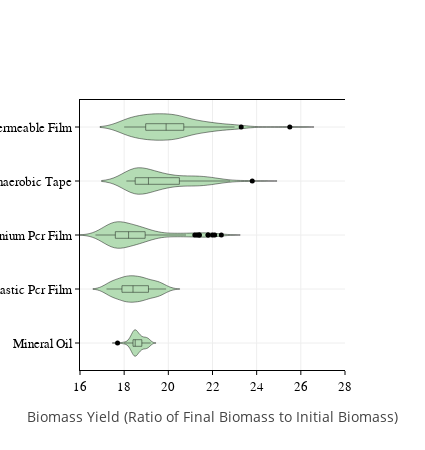

Notebook code for this chart:
### Markdown cell above
### Make violin plots with cell yield data for each well ###

### Code cell
fig = go.Figure()
trace_list = []

for film in list(reversed(list(df_dict.keys()))):
    if film not in ['breathe_easy_aerobic']:
        trace_list.append(go.Violin(x=df_dict[film].values.flatten(),box_visible=True,
                                meanline_visible=False, name=film.title(), opacity=1,
                                line_color='black', fillcolor='#B4DCB4',
                                marker_color='black', marker_size=5,line_width=0.45, 
                                showlegend=False))

    
    
layout = go.Layout(height=450, width=425, showlegend=False,
                   
                   xaxis=dict(title='Biomass Yield (Ratio of Final Biomass to Initial Biomass)',showline=True, linewidth=1, linecolor='black', mirror=True, 
                              ticks='outside', ticklen=4, tickangle=0, tickcolor='black',
                              tickfont=dict(size=13, family='Arial', color='black'),
                              side='bottom', showgrid=True,nticks=10,range=(16,28)),
                           
                   yaxis=dict(
                              title_standoff=0, titlefont=dict(family='Arial', size=16, color='black'),
                              showline=True, linewidth=1, linecolor='black',mirror=False,
                              ticks='outside', ticklen=4, tickangle=0, tickcolor='black', 
                              tickfont=dict(family='Arial',size=13, color='black'),
                              showgrid=True))


fig = go.Figure(data=trace_list,layout=layout)
plot(fig)
#pio.write_image(fig,"Figures/fig_3_film_violin.svg",format='svg')

### Figure 1 — Plotly figure (JSON) as saved in the notebook; plotly's stock layout.template omitted (floating-point values rounded to 4 significant figures)
{"data": [{"box": {"visible": true}, "fillcolor": "#B4DCB4", "line": {"color": "black", "width": 0.45}, "marker": {"color": "black", "size": 5}, "meanline": {"visible": false}, "name": "Mineral Oil", "opacity": 1, "showlegend": false, "type": "violin", "x": [18.5, 18.7, 18.4, 19, 19, 18.7, 19.1, 17.7, 18.5, 18.9, 18.5, 18.7, 18.3, 18.5, 18.5, 18.7, 18.8, 18.6, 18.3, 18.8, 18.4, 18.5, 18.7, 18.6, 18, 18.2, 18.8, 18.6, 19, 18.6, 18.6, 18.5, 18.5, 18.4, 18.4, 18.4, 18.2, 18.2, 18.6, 18.6, 19.1, 18.7, 19, 18.4, 18.5, 18.4, 18.6, 18.4, 18.4, 18.5, 18.5, 18.9, 19, 18.9, 19.1, 19.2, 18.5, 18.5, 18.4, 18.4, 18.5, 18.5, 18.8, 18.9, 18.7, 19, 18.4, 18.7, 18.7, 18.5, 18.6, 18.3, 18.5, 18.8, 18.7, 18.9, 19.1, 18.5, 19.1, 19.1, 18.4, 18.4, 19, 18.4, 18.5, 18, 18.3, 18.3, 18.6, 19.1, 18.9, 18.5, 18.5, null, null, null]}, {"box": {"visible": true}, "fillcolor": "#B4DCB4", "line": {"color": "black", "width": 0.45}, "marker": {"color": "black", "size": 5}, "meanline": {"visible": false}, "name": "Plastic Pcr Film", "opacity": 1, "showlegend": false, "type": "violin", "x": [17.5, 17.5, 17.5, 17.5, 17.3, 17.4, 17.2, 17.3, 17.3, 17.3, 17.3, 17.4, 18, 18, 18, 18, 17.9, 17.8, 17.8, 17.6, 17.7, 17.8, 17.7, 17.5, 18.4, 18.3, 17.9, 18.2, 18.3, 18.1, 18.2, 18.2, 18.2, 18, 17.9, 17.7, 18, 18.3, 18.3, 18.5, 18.4, 18.3, 18.4, 18.3, 18.2, 18.3, 18.1, 17.9, 18.7, 18.8, 18.7, 18.7, 18.7, 18.8, 18.9, 18.7, 19.1, 18.7, 18.3, 18.5, 19.1, 19.1, 19.1, 18.7, 19.1, 19.5, 19.6, 19.1, 18.9, 18.7, 18.7, 18.9, 19.9, 19.5, 19.5, 19.4, 19.6, 19.8, 19, 19.6, 18.6, 18.7, 18.6, 18.9, 19.5, 19.6, 19.4, 19.5, 19.1, 19.8, 19.4, 19.6, 19.1, null, null, null]}, {"box": {"visible": true}, "fillcolor": "#B4DCB4", "line": {"color": "black", "width": 0.45}, "marker": {"color": "black", "size": 5}, "meanline": {"visible": false}, "name": "Aluminium Pcr Film", "opacity": 1, "showlegend": false, "type": "violin", "x": [17.2, 17.3, 17.2, 17.4, 17.2, 17.2, 17.1, 17, 17.1, 17, 17.2, 16.7, 17.8, 17.6, 17.5, 17.6, 17.6, 17.5, 17.4, 17.3, 17.3, 17.3, 17.4, 17.3, 18.4, 17.9, 17.6, 17.7, 17.8, 17.7, 17.7, 17.7, 17.8, 17.7, 18, 18.2, 18.4, 17.9, 17.8, 17.8, 17.7, 17.8, 17.9, 17.8, 17.9, 18, 19.2, 17.8, 18.9, 18.4, 18.4, 18.4, 18.3, 18.2, 18.3, 18.4, 19.1, 18.5, 20.1, 18.8, 21.8, 18.5, 19.1, 19.4, 18.9, 18.7, 20.6, 20.8, 20.6, 18.5, 18.6, 17.9, 19.1, 19.3, 22.1, 21.4, 22.4, 21.2, 21.4, 21.8, 19.3, 18.3, 21.3, 18, 22, 19.6, 19.9, 18.8, 20.2, 18.8, 18.6, 18.8, 18.5, null, null, null]}, {"box": {"visible": true}, "fillcolor": "#B4DCB4", "line": {"color": "black", "width": 0.45}, "marker": {"color": "black", "size": 5}, "meanline": {"visible": false}, "name": "Anaerobic Tape", "opacity": 1, "showlegend": false, "type": "violin", "x": [19.8, 19.1, 18.7, 18.5, 18.4, 18.3, 18.3, 18.2, 18.3, 18.2, 18.3, 18.4, 20.2, 19.7, 19.1, 18.5, 18.4, 18.3, 18.1, 18.1, 18.2, 18.5, 19, 18.4, 20.9, 19.9, 19, 18.9, 18.8, 18.5, 18.4, 18.4, 18.4, 18.5, 18.6, 18.3, 20.3, 20.4, 19.6, 19.4, 19.1, 18.8, 18.8, 18.5, 18.4, 18.5, 18.6, 18.5, 21.3, 21, 20.3, 20, 19.5, 19.2, 19.1, 19.2, 18.9, 19.6, 18.7, 18.2, 21.6, 21.3, 20.9, 19.9, 19.7, 19.4, 19.3, 19.1, 18.9, 18.9, 19, 19.2, 23.8, 22.3, 22, 21.7, 20.8, 20.9, 20.8, 20.2, 19.8, 19.7, 19.9, 21.8, 22.8, 21.8, 22, 21.9, 21.4, 21.9, 21.2, 21.2, 21, null, null, null]}, {"box": {"visible": true}, "fillcolor": "#B4DCB4", "line": {"color": "black", "width": 0.45}, "marker": {"color": "black", "size": 5}, "meanline": {"visible": false}, "name": "Gas Permeable Film", "opacity": 1, "showlegend": false, "type": "violin", "x": [18.1, 18.3, 18.2, 18.2, 18.2, 18, 18, 18, 18.1, 18.3, 18.4, 18.1, 19, 19.2, 18.8, 19.2, 19.2, 18.7, 18.3, 18.5, 18.8, 19, 18.8, 18.2, 19.5, 19.2, 20.2, 19.9, 19.7, 21.9, 19.3, 18.9, 19.2, 19.6, 18.9, 18.4, 19.5, 19.6, 20.7, 20.7, 20.6, 20.5, 20.2, 20.2, 19.1, 19.5, 19.2, 18.6, 20, 20, 21.4, 21.5, 21.7, 21.4, 21.1, 21.1, 19.3, 20, 19.6, 19, 20.4, 20.5, 22.2, 22.3, 22, 21.9, 21.5, 20.2, 19.5, 19.9, 19.8, 19.3, 21.5, 21.2, 23, 23.3, 22.9, 22.6, 23, 20, 20.3, 20.5, 20.4, 19.5, 20.8, 21.1, 25.5, 20.2, 20.5, 20.3, 20.3, 20.6, 20.4, null, null, null]}], "layout": {"height": 450, "showlegend": false, "width": 425, "xaxis": {"linecolor": "black", "linewidth": 1, "mirror": true, "nticks": 10, "range": [16, 28], "showgrid": true, "showline": true, "side": "bottom", "tickangle": 0, "tickcolor": "black", "tickfont": {"color": "black", "family": "Arial", "size": 13}, "ticklen": 4, "ticks": "outside", "title": {"text": "Biomass Yield (Ratio of Final Biomass to Initial Biomass)"}}, "yaxis": {"linecolor": "black", "linewidth": 1, "mirror": false, "showgrid": true, "showline": true, "tickangle": 0, "tickcolor": "black", "tickfont": {"color": "black", "family": "Arial", "size": 13}, "ticklen": 4, "ticks": "outside", "title": {"font": {"color": "black", "family": "Arial", "size": 16}, "standoff": 0}}}}
